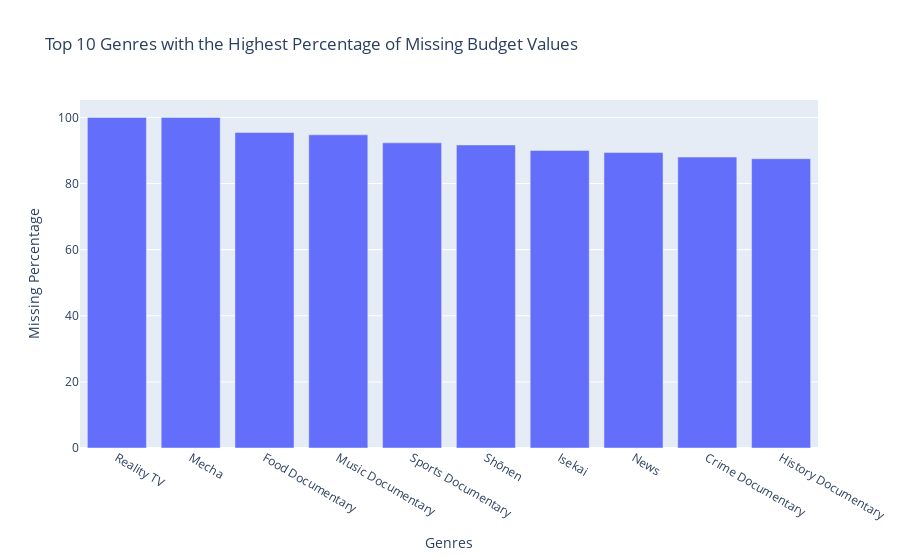

Notebook cell for this chart:
### Code cell
budget_missing_pct = (df.explode("genres").groupby("genres")['budget'].apply(lambda x: x.isnull().mean()) * 100).sort_values(ascending = False).reset_index(name = 'Missing Percentage')
budget_missing_pct = budget_missing_pct[budget_missing_pct['genres'] != 'Unknown'].head(10)
fig = px.bar(
    budget_missing_pct, 
    x = 'genres',
    y = 'Missing Percentage',
    labels = {'genres' : 'Genres'},
    title = 'Top 10 Genres with the Highest Percentage of Missing Budget Values'
)
fig.show()

### Figure 1 — Plotly figure (JSON) as saved in the notebook; plotly's stock layout.template omitted (floating-point values rounded to 4 significant figures)
{"data": [{"alignmentgroup": "True", "hovertemplate": "Genres=%{x}<br>Missing Percentage=%{y}<extra></extra>", "legendgroup": "", "marker": {"color": "#636efa", "pattern": {"shape": ""}}, "name": "", "offsetgroup": "", "orientation": "v", "showlegend": false, "textposition": "auto", "type": "bar", "x": ["Reality TV", "Mecha", "Food Documentary", "Music Documentary", "Sports Documentary", "Shōnen", "Isekai", "News", "Crime Documentary", "History Documentary"], "xaxis": "x", "y": [100, 100, 95.45, 94.74, 92.31, 91.67, 90, 89.36, 88, 87.5], "yaxis": "y"}], "layout": {"autosize": true, "barmode": "relative", "legend": {"tracegroupgap": 0}, "title": {"text": "Top 10 Genres with the Highest Percentage of Missing Budget Values"}, "xaxis": {"anchor": "y", "autorange": true, "domain": [0, 1], "range": [-0.5, 9.5], "title": {"text": "Genres"}, "type": "category"}, "yaxis": {"anchor": "x", "autorange": true, "domain": [0, 1], "range": [0, 105.3], "title": {"text": "Missing Percentage"}, "type": "linear"}}}
